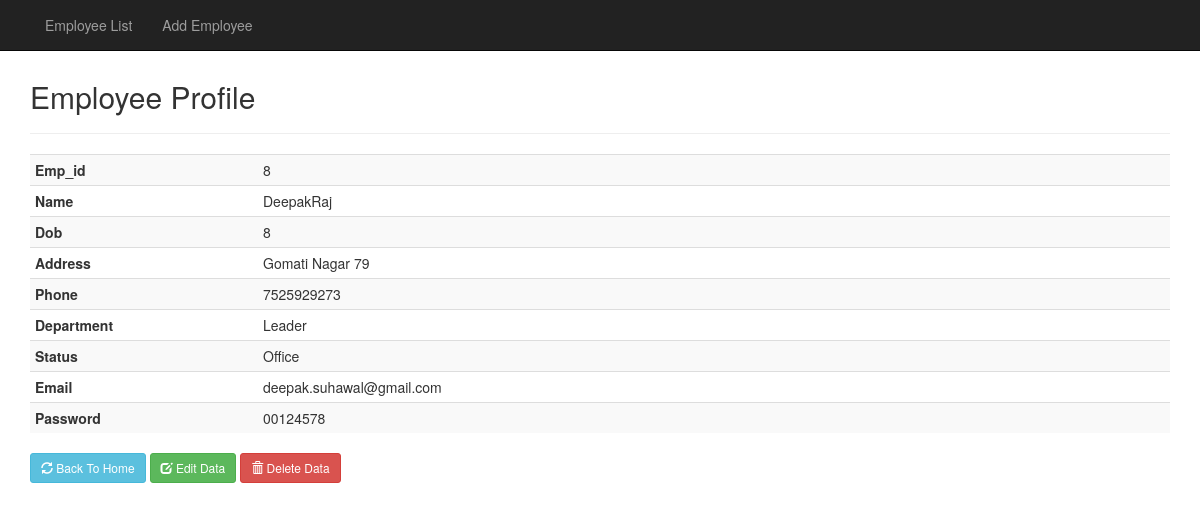
The app's page /profile.php?emp_id=8 with its own data.
### tables this page shows
CREATE TABLE `employee` (
  `emp_id` int(5) NOT NULL,
  `emp_email` varchar(30) NOT NULL,
  `emp_name` varchar(30) NOT NULL,
  `emp_phone` bigint(12) NOT NULL,
  `emp_dob` date NOT NULL,
  `emp_address` varchar(100) NOT NULL,
  `emp_dept` varchar(30) NOT NULL,
  `emp_status` varchar(20) NOT NULL,
  `emp_password` varchar(16) NOT NULL,
  `emp_joindate` date NOT NULL
);

### profile.php (the view, shortened to what this page needs)
<?php
include("connection.php");
?>
<!DOCTYPE html>
<html lang="en">
<head>
	<link rel="stylesheet" href="https://maxcdn.bootstrapcdn.com/bootstrap/3.3.7/css/bootstrap.min.css">
</head>
<body>
	<nav class="navbar navbar-inverse navbar-fixed-top">
		<div class="container">
			<div id="navbar" class="navbar-collapse collapse">
				<ul class="nav navbar-nav">
					<li><a href="index.php">Employee List</a></li>
					<li><a href="add.php">Add Employee</a></li>
				</ul>
			</div>
		</div>
	</nav>
	<div class="container">
		<div class="content">
			<h2>Employee Profile</h2>
			<hr />
			<?php
			$id = $_GET['emp_id'];
			$sql = mysqli_query($con, "SELECT * FROM employee WHERE emp_id='$id'");
			if(mysqli_num_rows($sql) == 0){
				header("Location: index.php");
			}else{
				$row = mysqli_fetch_assoc($sql);
			}
			?>
			<table class="table table-striped table-condensed">
				<tr>
					<th width="20%">Emp_id</th>
					<td><?php echo $row['emp_id']; ?></td>
				</tr>
				<tr>
					<th>Name</th>
					<td><?php echo $row['emp_name']; ?></td>
				</tr>
				<tr>
					<th>Dob</th>
					<td><?php echo $row['emp_id']; ?></td>
				</tr>
				<tr>
					<th>Address</th>
					<td><?php echo $row['emp_address']; ?></td>
				</tr>
				<tr>
					<th>Phone</th>
					<td><?php echo $row['emp_phone']; ?></td>
				</tr>
				<tr>
					<th>Department</th>
					<td><?php echo $row['emp_dept']; ?></td>
				</tr>
				<tr>
					<th>Status</th>
					<td><?php echo $row['emp_status']; ?></td>
				</tr>
				<tr>
					<th>Email</th>
					<td><?php echo $row['emp_email']; ?></td>
				</tr>
				<tr>
					<th>Password</th>
					<td><?php echo $row['emp_password']; ?></td>
				</tr>
			</table>
			<a href="index.php" class="btn btn-sm btn-info"><span class="glyphicon glyphicon-refresh" aria-hidden="true"></span> Back To Home </a>
			<a href="edit.php?emp_id=<?php echo $row['emp_id']; ?>" class="btn btn-sm btn-success"><span class="glyphicon glyphicon-edit" aria-hidden="true"></span> Edit Data</a>
			<a href="profile.php?del=<?php echo $row['emp_id']; ?>" class="btn btn-sm btn-danger" onClick="return confirm('You sure are delete data <?php echo $row['emp_name']; ?>')"><span class="glyphicon glyphicon-trash" aria-hidden="true"></span> Delete Data</a>
		</div>
	</div>
</body>
</html>

### profile.php (style rules this page uses)
.content { margin-top: 80px; }

### records on screen
employee: emp_id "8", emp_name "DeepakRaj", emp_address "Gomati Nagar 79", emp_phone "7525929273", emp_dept "Leader", emp_status "Office", emp_email "deepak.suhawal@gmail.com", emp_password "00124578"
